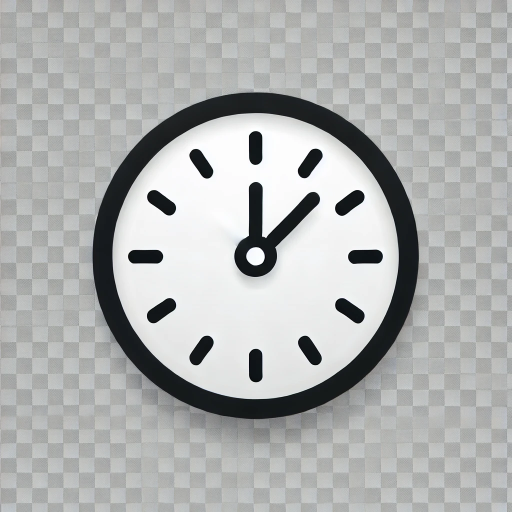
#> input picture images/clock.png, 1024 x 1024 px (shown at 1/2 size); its folder holds 3 pictures in this run
$ python -i gui.py   (imports and definitions only)
#> lines starting #> are read from the running program, lines starting #| are printed output that depends on the picture
import tkinter as tk
from tkinter import filedialog, messagebox, ttk
from tkinter.ttk import Progressbar
from PIL import Image, ImageTk
import os
import re
import json
from datetime import datetime, timedelta
from watchdog.observers import Observer
from watchdog.events import FileSystemEventHandler

# Global variables to store the selected directories and player name
wurm_dir = ""
player_name = ""
log_file_path = ""
observer = None  # Initialize observer variable

# Global variables to store server uptime and meditation cooldown
server_uptime = None
last_meditation_time = None
meditation_count = 0

# Define regex patterns to match the log entries
LOGIN_PATTERN = re.compile(r"\[(\d{2}:\d{2}:\d{2})\] Welcome back, (.+)! Wurm has been waiting for you.")
UPTIME_PATTERN = re.compile(r"The server has been up (\d+) days, (\d+) hours and (\d+) minutes.")
MEDITATION_PATTERN = re.compile(r"\[(\d{2}:\d{2}:\d{2})\] You finish your meditation.")
COOLDOWN_PATTERN = re.compile(r"You can gain skill from meditating again in (\d+) minutes.* (\d+) more times today until you need to take a break.")

class LogFileHandler(FileSystemEventHandler):
    def on_modified(self, event):
        if event.src_path == log_file_path:
            parse_log_file()

# [150 lines left out: functions parse_log_file, update_progress_bar, open_timer_window, select_directory, populate_players, select_player and 3 more, not called in this run]

def load_settings():
    global wurm_dir, player_name, log_file_path
    if os.path.exists("settings.txt"):
        with open("settings.txt", "r") as file:
            settings = json.load(file)
            wurm_dir = settings.get("wurm_dir", "")
            player_name = settings.get("player_name", "")
            log_file_path = os.path.join(wurm_dir, "players", player_name, "logs", "_Event.2024-07.txt")
            if wurm_dir:
                selected_dir_label.config(text=f"Selected directory: {wurm_dir}")
            if player_name:
                selected_char_label.config(text=f"Selected character: {player_name}")
                start_log_monitor()

def main():
    global root, selected_dir_label, selected_char_label, player_dropdown

    # Create the main window
    root = tk.Tk()
    root.title("Wurm Pysisstant")

    # Set the minimum size of the window
    root.minsize(300, 300)

    # Allow the window to be resizable
    root.resizable(True, True)

    # Create a frame for the images
    image_frame = tk.Frame(root)
    image_frame.pack(pady=10)

    # Path to the clock image
    clock_image_path = os.path.join(os.path.dirname(__file__), "../images/clock.png")

    # Path to the magnifying glass image
    magnifying_glass_image_path = os.path.join(os.path.dirname(__file__), "../images/magnifying_glass.png")

    # Path to the character image
    character_image_path = os.path.join(os.path.dirname(__file__), "../images/player.png")

    # Check if the clock image file exists
    if os.path.exists(clock_image_path):
        # Load and resize the clock image
        clock_image = Image.open(clock_image_path)
#> clock_image is the input picture: PIL image 1024x1024 RGB; mean R, G, B 174.5, 176.3, 175.7
        clock_image = clock_image.resize((50, 50), Image.LANCZOS)
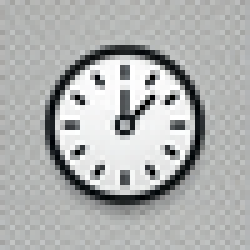
#> clock_image: PIL image 50x50 RGB (shown 5 times larger); mean R, G, B 174.4, 176.1, 175.5
        clock_photo = ImageTk.PhotoImage(clock_image)
        # Create a button with the clock image
        timer_button = tk.Button(image_frame, image=clock_photo, compound=tk.LEFT, command=open_timer_window)
        timer_button.image = clock_photo  # Keep a reference to avoid garbage collection
        timer_button.grid(row=0, column=0, padx=10)
    else:
        # Create a button with the placeholder text "timer"
        timer_button = tk.Button(image_frame, text="timer", command=open_timer_window)
        timer_button.grid(row=0, column=0, padx=10)

    # Check if the magnifying glass image file exists
    if os.path.exists(magnifying_glass_image_path):
        # Load and resize the magnifying glass image
        magnifying_glass_image = Image.open(magnifying_glass_image_path)
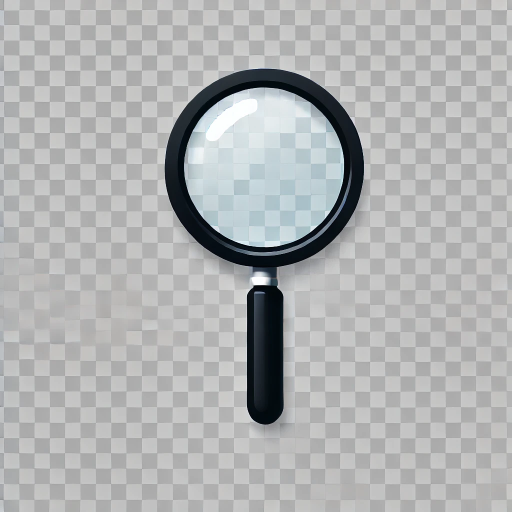
#> input picture images/magnifying_glass.png, 1024 x 1024 px (shown at 1/2 size)
#> magnifying_glass_image is the input picture: PIL image 1024x1024 RGB; mean R, G, B 176.3, 178, 178.6
        magnifying_glass_image = magnifying_glass_image.resize((50, 50), Image.LANCZOS)
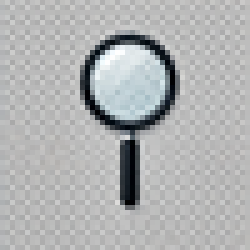
#> magnifying_glass_image: PIL image 50x50 RGB (shown 5 times larger); mean R, G, B 176.4, 178, 178.6
        magnifying_glass_photo = ImageTk.PhotoImage(magnifying_glass_image)
        # Create a button with the magnifying glass image
        directory_button = tk.Button(image_frame, image=magnifying_glass_photo, compound=tk.LEFT, command=select_directory)
        directory_button.image = magnifying_glass_photo  # Keep a reference to avoid garbage collection
        directory_button.grid(row=0, column=1, padx=10)
    else:
        # Create a button with the placeholder text "Find Directory"
        directory_button = tk.Button(image_frame, text="Find Directory", command=select_directory)
        directory_button.grid(row=0, column=1, padx=10)

    # Check if the character image file exists
    if os.path.exists(character_image_path):
        # Load and resize the character image
        character_image = Image.open(character_image_path)
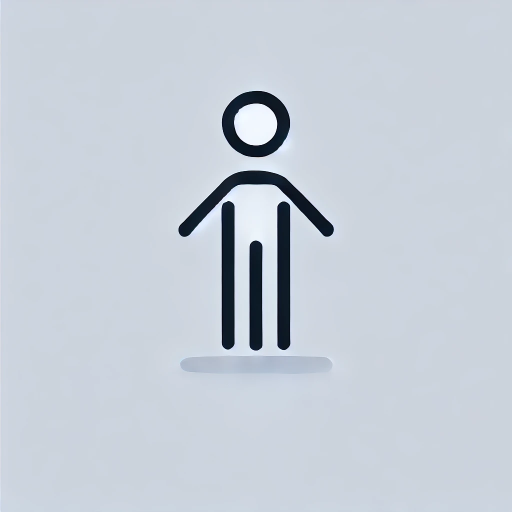
#> input picture images/player.png, 1024 x 1024 px (shown at 1/2 size)
#> character_image is the input picture: PIL image 1024x1024 RGB; mean R, G, B 197.6, 205.7, 215.7
        character_image = character_image.resize((50, 50), Image.LANCZOS)
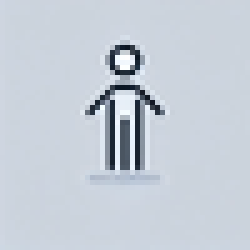
#> character_image: PIL image 50x50 RGB (shown 5 times larger); mean R, G, B 197.6, 205.7, 215.6
        character_photo = ImageTk.PhotoImage(character_image)
        # Create a button with the character image
        character_button = tk.Button(image_frame, image=character_photo, compound=tk.LEFT)
        character_button.image = character_photo  # Keep a reference to avoid garbage collection
        character_button.grid(row=0, column=2, padx=10)
    else:
        messagebox.showerror("Error", "Character image not found")

    # Create a dropdown for selecting the player
    player_dropdown = ttk.Combobox(root, state="readonly")
    player_dropdown.bind("<<ComboboxSelected>>", select_player)
    player_dropdown.pack(pady=20)

    # Button to locate logs folder
    logs_button = tk.Button(root, text="Locate Logs Folder", command=locate_logs_folder)
    logs_button.pack(pady=10)

    # Label to show the selected directory
    selected_dir_label = tk.Label(root, text="No directory selected", font=("Helvetica", 10))
    selected_dir_label.pack(pady=5)

    # Label to show the selected character
    selected_char_label = tk.Label(root, text="No character selected", font=("Helvetica", 10))
    selected_char_label.pack(pady=5)

    # Load settings when the application starts
    load_settings()

    # Run the main event loop
    root.mainloop()

# [2 lines not run here, left out]

>>> result = main()
